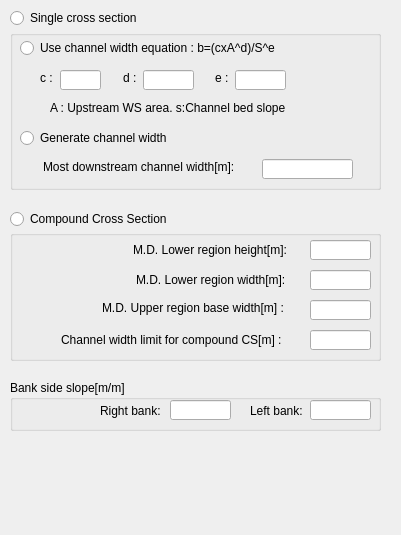
   <widget class="QWidget" name="toolBoxPage3">
    <property name="geometry">
     <rect>
      <x>0</x>
      <y>0</y>
      <width>401</width>
      <height>535</height>
     </rect>
    </property>
    <attribute name="label">
     <string>Channel CS</string>
    </attribute>
    <widget class="QRadioButton" name="rdo_single">
     <property name="geometry">
      <rect>
       <x>10</x>
       <y>10</y>
       <width>141</width>
       <height>16</height>
      </rect>
     </property>
     <property name="text">
      <string>Single cross section</string>
     </property>
    </widget>
    <widget class="QRadioButton" name="rdo_compound">
     <property name="geometry">
      <rect>
       <x>10</x>
       <y>211</y>
       <width>171</width>
       <height>16</height>
      </rect>
     </property>
     <property name="text">
      <string>Compound Cross Section</string>
     </property>
    </widget>
    <widget class="QGroupBox" name="groupBox_2">
     <property name="geometry">
      <rect>
       <x>10</x>
       <y>30</y>
       <width>371</width>
       <height>160</height>
      </rect>
     </property>
     <property name="title">
      <string/>
     </property>
     <widget class="QLabel" name="label_5">
      <property name="geometry">
       <rect>
        <x>30</x>
        <y>40</y>
        <width>91</width>
        <height>16</height>
       </rect>
      </property>
      <property name="text">
       <string>c : </string>
      </property>
     </widget>
     <widget class="QLabel" name="label_6">
      <property name="geometry">
       <rect>
        <x>113</x>
        <y>40</y>
        <width>21</width>
        <height>16</height>
       </rect>
      </property>
      <property name="text">
       <string>d :</string>
      </property>
     </widget>
     <widget class="QLabel" name="label_7">
      <property name="geometry">
       <rect>
        <x>205</x>
        <y>40</y>
        <width>31</width>
        <height>16</height>
       </rect>
      </property>
      <property name="text">
       <string>e :</string>
      </property>
     </widget>
     <widget class="QLabel" name="label_8">
      <property name="geometry">
       <rect>
        <x>40</x>
        <y>70</y>
        <width>261</width>
        <height>16</height>
       </rect>
      </property>
      <property name="text">
       <string>A : Upstream WS area. s:Channel bed slope</string>
      </property>
     </widget>
     <widget class="QLineEdit" name="txt_c">
      <property name="geometry">
       <rect>
        <x>50</x>
        <y>40</y>
        <width>41</width>
        <height>20</height>
       </rect>
      </property>
     </widget>
     <widget class="QLineEdit" name="txt_d">
      <property name="geometry">
       <rect>
        <x>133</x>
        <y>40</y>
        <width>51</width>
        <height>20</height>
       </rect>
      </property>
     </widget>
     <widget class="QLineEdit" name="txt_e">
      <property name="geometry">
       <rect>
        <x>225</x>
        <y>40</y>
        <width>51</width>
        <height>20</height>
       </rect>
      </property>
     </widget>
     <widget class="QLineEdit" name="txt_douwnstream">
      <property name="geometry">
       <rect>
        <x>252</x>
        <y>129</y>
        <width>91</width>
        <height>20</height>
       </rect>
      </property>
     </widget>
     <widget class="QRadioButton" name="rdo_useCh">
      <property name="geometry">
       <rect>
        <x>10</x>
        <y>10</y>
        <width>311</width>
        <height>16</height>
       </rect>
      </property>
      <property name="text">
       <string>Use channel width equation : b=(cxA^d)/S^e</string>
      </property>
     </widget>
     <widget class="QRadioButton" name="rdo_generateCh">
      <property name="geometry">
       <rect>
        <x>10</x>
        <y>100</y>
        <width>311</width>
        <height>16</height>
       </rect>
      </property>
      <property name="text">
       <string>Generate channel width</string>
      </property>
     </widget>
     <widget class="QLabel" name="label_14">
      <property name="geometry">
       <rect>
        <x>33</x>
        <y>129</y>
        <width>211</width>
        <height>16</height>
       </rect>
      </property>
      <property name="text">
       <string>Most downstream channel width[m]:</string>
      </property>
     </widget>
    </widget>
    <widget class="QGroupBox" name="groupBox_6">
     <property name="geometry">
      <rect>
       <x>10</x>
       <y>230</y>
       <width>371</width>
       <height>131</height>
      </rect>
     </property>
     <property name="title">
      <string/>
     </property>
     <widget class="QLabel" name="label_13">
      <property name="geometry">
       <rect>
        <x>123</x>
        <y>10</y>
        <width>171</width>
        <height>20</height>
       </rect>
      </property>
      <property name="text">
       <string>M.D. Lower region height[m]:</string>
      </property>
     </widget>
     <widget class="QLabel" name="label_16">
      <property name="geometry">
       <rect>
        <x>126</x>
        <y>40</y>
        <width>170</width>
        <height>20</height>
       </rect>
      </property>
      <property name="text">
       <string>M.D. Lower region width[m]:</string>
      </property>
     </widget>
     <widget class="QLabel" name="label_17">
      <property name="geometry">
       <rect>
        <x>92</x>
        <y>70</y>
        <width>201</width>
        <height>16</height>
       </rect>
      </property>
      <property name="text">
       <string>M.D. Upper region base width[m] : </string>
      </property>
     </widget>
     <widget class="QLabel" name="label_18">
      <property name="geometry">
       <rect>
        <x>51</x>
        <y>100</y>
        <width>241</width>
        <height>20</height>
       </rect>
      </property>
      <property name="text">
       <string>Channel width limit for compound CS[m] :</string>
      </property>
     </widget>
     <widget class="QLineEdit" name="txtLower_Region_Height">
      <property name="geometry">
       <rect>
        <x>300</x>
        <y>10</y>
        <width>61</width>
        <height>20</height>
       </rect>
      </property>
     </widget>
     <widget class="QLineEdit" name="txtLower_Region_Base_Width">
      <property name="geometry">
       <rect>
        <x>300</x>
        <y>40</y>
        <width>61</width>
        <height>20</height>
       </rect>
      </property>
     </widget>
     <widget class="QLineEdit" name="txtUpper_Region_Base_Width">
      <property name="geometry">
       <rect>
        <x>300</x>
        <y>70</y>
        <width>61</width>
        <height>20</height>
       </rect>
      </property>
     </widget>
     <widget class="QLineEdit" name="txtCompound_CSChannel_Width_Limit">
      <property name="geometry">
       <rect>
        <x>300</x>
        <y>100</y>
        <width>61</width>
        <height>20</height>
       </rect>
      </property>
     </widget>
    </widget>
    <widget class="QGroupBox" name="groupBox_7">
     <property name="geometry">
      <rect>
       <x>10</x>
       <y>380</y>
       <width>371</width>
       <height>51</height>
      </rect>
     </property>
     <property name="title">
      <string>Bank side slope[m/m]</string>
     </property>
     <widget class="QLabel" name="label_19">
      <property name="geometry">
       <rect>
        <x>90</x>
        <y>20</y>
        <width>71</width>
        <height>21</height>
       </rect>
      </property>
      <property name="text">
       <string>Right bank:</string>
      </property>
     </widget>
     <widget class="QLabel" name="label_20">
      <property name="geometry">
       <rect>
        <x>240</x>
        <y>20</y>
        <width>61</width>
        <height>21</height>
       </rect>
      </property>
      <property name="text">
       <string>Left bank:</string>
      </property>
     </widget>
     <widget class="QLineEdit" name="txtRight_bank">
      <property name="geometry">
       <rect>
        <x>160</x>
        <y>20</y>
        <width>61</width>
        <height>20</height>
       </rect>
      </property>
     </widget>
     <widget class="QLineEdit" name="txtLeft_bank">
      <property name="geometry">
       <rect>
        <x>300</x>
        <y>20</y>
        <width>61</width>
        <height>20</height>
       </rect>
      </property>
     </widget>
    </widget>
   </widget>
